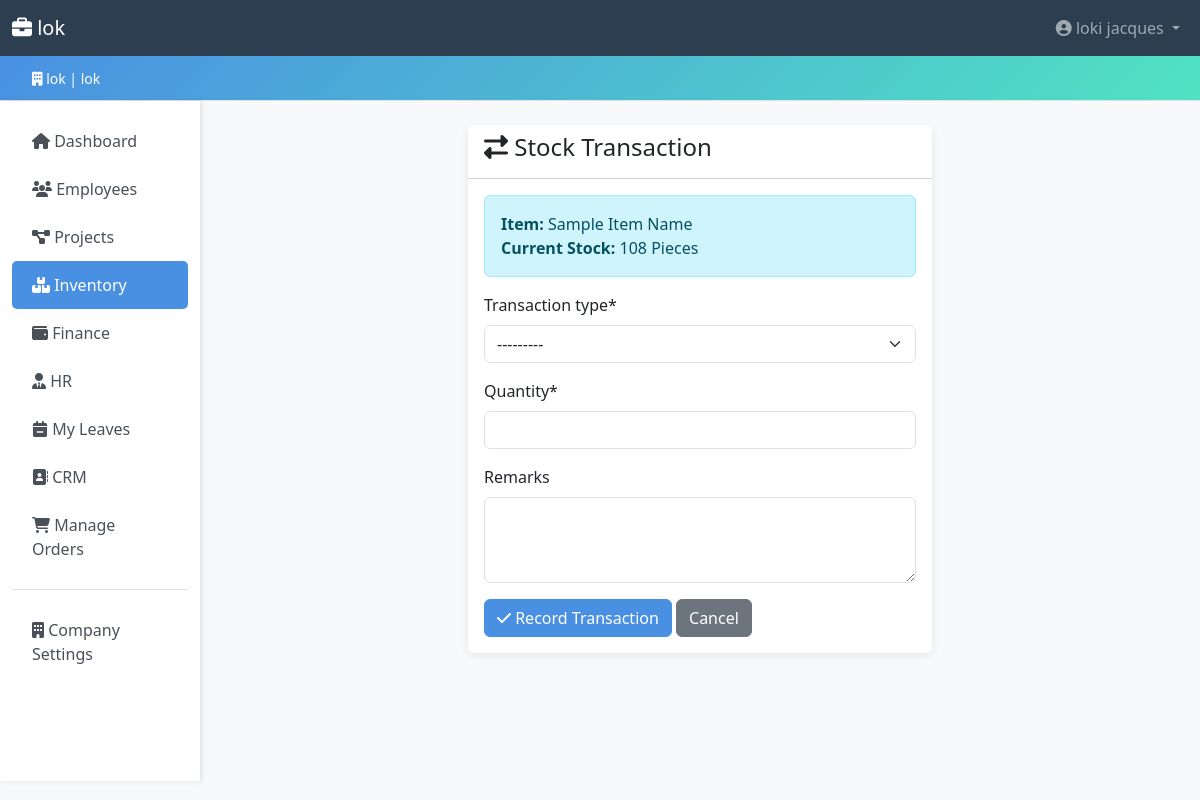
The app's page /inventory/34/transaction/ (signed in) with its own data.
### accounts/models.py (models this page shows, shortened)
class Company(models.Model):
    PLAN_CHOICES = [
        ('free', 'Free'),
        ('basic', 'Basic'),
        ('premium', 'Premium'),
        ('enterprise', 'Enterprise'),
    ]
    company_id = models.UUIDField(default=uuid.uuid4, editable=False, unique=True)
    name = models.CharField(max_length=200)
    domain = models.CharField(max_length=200, unique=True, db_index=True)
    company_password = models.CharField(max_length=256)  # increased from 128 → 256 for future hash algo headroom
    contact_email = models.EmailField()
    contact_phone = models.CharField(
        max_length=20,
        blank=True,
        validators=[RegexValidator(r'^\+?[\d\s\-().]{7,20}$', 'Enter a valid phone number.')],
    )
    address = models.TextField(blank=True)
    subscription_plan = models.CharField(
        max_length=20,
        choices=PLAN_CHOICES,
        default='free',
    )
    is_active = models.BooleanField(default=True)
    created_at = models.DateTimeField(auto_now_add=True)
    updated_at = models.DateTimeField(auto_now=True)
    class Meta:
        verbose_name_plural = 'Companies'
        ordering = ['name']
        indexes = [
            models.Index(fields=['domain']),
            models.Index(fields=['is_active']),
        ]

class User(AbstractUser):
    ROLE_CHOICES = [
        ('admin', 'Admin'),
        ('hr_manager', 'HR Manager'),
        ('accountant', 'Accountant'),
        ('manager', 'Manager'),
        ('secretary', 'Secretary'),
        ('stock_manager', 'Stock Manager'),
        ('employee', 'Employee'),
    ]
    username = None  # replaced by email
    email = models.EmailField(unique=True, db_index=True)
    company = models.ForeignKey(
        Company,
        on_delete=models.CASCADE,
        related_name='users',
        null=True,
        blank=True,
    )
    phone = models.CharField(
        max_length=20,
        blank=True,
        validators=[RegexValidator(r'^\+?[\d\s\-().]{7,20}$', 'Enter a valid phone number.')],
    )
    department = models.CharField(max_length=100, blank=True)
    position = models.CharField(max_length=100, blank=True)
    role = models.CharField(
        max_length=20,
        choices=ROLE_CHOICES,
        default='employee',
        db_index=True,
        help_text='User role for access control.',
    )
    is_company_admin = models.BooleanField(
        default=False,
        help_text='Designates whether the user can manage company settings.',
    )
    last_login_ip = models.GenericIPAddressField(null=True, blank=True)
    objects = CustomUserManager()
    USERNAME_FIELD = 'email'
    REQUIRED_FIELDS = ['first_name', 'last_name']
    class Meta:
        ordering = ['email']
        indexes = [
            models.Index(fields=['company', 'role']),
            models.Index(fields=['company', 'is_active']),
        ]
    def get_full_name(self) -> str:
        return f'{self.first_name} {self.last_name}'.strip() or self.email

### inventory/models.py (models this page shows, shortened)
class Stock(models.Model):
    UNIT_CHOICES = [
        ('pcs', 'Pieces'),
        ('kg', 'Kilograms'),
        ('ltr', 'Liters'),
        ('box', 'Boxes'),
        ('set', 'Sets'),
    ]
    company = models.ForeignKey('accounts.Company', on_delete=models.CASCADE, related_name='stocks')
    item_code = models.CharField(max_length=50)
    name = models.CharField(max_length=200)
    category = models.ForeignKey(StockCategory, on_delete=models.SET_NULL, null=True, related_name='items')
    description = models.TextField(blank=True)
    quantity = models.IntegerField(validators=[MinValueValidator(0)])
    unit = models.CharField(max_length=10, choices=UNIT_CHOICES, default='pcs')
    cost_price = models.DecimalField(max_digits=10, decimal_places=2, validators=[MinValueValidator(0)], help_text='Cost price for inventory')
    selling_price = models.DecimalField(max_digits=10, decimal_places=2, validators=[MinValueValidator(0)], help_text='Selling price for marketplace')
    reorder_level = models.IntegerField(validators=[MinValueValidator(0)])
    supplier_name = models.CharField(max_length=200)
    supplier_contact = models.CharField(max_length=100, blank=True)
    location = models.CharField(max_length=200, blank=True)
    is_marketplace_visible = models.BooleanField(default=True, help_text='Show this item on the marketplace')
    last_restocked = models.DateField(null=True, blank=True)
    created_by = models.ForeignKey(settings.AUTH_USER_MODEL, on_delete=models.SET_NULL, null=True)
    created_at = models.DateTimeField(auto_now_add=True)
    updated_at = models.DateTimeField(auto_now=True)
    image = models.ImageField(upload_to='products/%Y/%m/', blank=True, null=True)
    class Meta:
        unique_together = ['company', 'item_code']
        ordering = ['-created_at']

### inventory/views.py (the view)
# urls.py: path('<int:pk>/transaction/', views.stock_transaction, name='stock_transaction'),
@role_required(*INVENTORY_MANAGE_ROLES)
def stock_transaction(request, pk):
    company = request.user.company
    stock = get_object_or_404(Stock, pk=pk, company=company)
    if request.method == 'POST':
        form = StockTransactionForm(request.POST)
        if form.is_valid():
            transaction_obj = form.save(commit=False)
            transaction_obj.company = company
            transaction_obj.stock = stock
            transaction_obj.user = request.user
            try:
                with transaction.atomic():
                    if transaction_obj.transaction_type == 'in':
                        stock.quantity = F('quantity') + transaction_obj.quantity
                        message = f'Added {transaction_obj.quantity} units to stock.'
                    elif transaction_obj.transaction_type == 'out':
                        if stock.quantity >= transaction_obj.quantity:
                            stock.quantity = F('quantity') - transaction_obj.quantity
                            message = f'Removed {transaction_obj.quantity} units from stock.'
                        else:
                            messages.error(request, 'Insufficient stock for this transaction!')
                            return render(request, 'inventory/stock_transaction.html', {
                                'form': form,
                                'stock': stock
                            })
                    else:  # adjustment
                        stock.quantity = transaction_obj.quantity
                        message = f'Stock quantity adjusted to {transaction_obj.quantity} units.'
                    stock.save()
                    stock.refresh_from_db()
                    transaction_obj.save()
                    if transaction_obj.transaction_type == 'in':
                        stock.last_restocked = timezone.now().date()
                        stock.save()
                    messages.success(request, f'Transaction recorded successfully! {message}')
                    return redirect('inventory:stock_detail', pk=stock.pk)
            except Exception as e:
                messages.error(request, f'Error processing transaction: {str(e)}')
    else:
        form = StockTransactionForm()
    return render(request, 'inventory/stock_transaction.html', {
        'form': form,
        'stock': stock
    })

### templates/inventory/stock_transaction.html (shortened to what this page needs)
{% extends 'core/base.html' %}
{% load crispy_forms_tags %}
{% block content %}
<div class="row">
    <div class="col-md-6 offset-md-3">
        <div class="card">
            <div class="card-header bg-white">
                <h4><i class="fas fa-exchange-alt"></i> Stock Transaction</h4>
            </div>
            <div class="card-body">
                <div class="alert alert-info">
                    <strong>Item:</strong> {{ stock.name }}<br>
                    <strong>Current Stock:</strong> {{ stock.quantity }} {{ stock.get_unit_display }}
                </div>
                <form method="post">
                    {{ form|crispy }}
                    <div class="mt-3">
                        <button type="submit" class="btn btn-primary">
                            <i class="fas fa-check"></i> Record Transaction
                        </button>
                        <a href="{% url 'inventory:stock_list' %}" class="btn btn-secondary">Cancel</a>
                    </div>
                </form>
            </div>
        </div>
    </div>
</div>
{% endblock %}

### templates/core/base.html (shortened to what this page needs)
<!DOCTYPE html>
{% load role_tags %}
<html lang="en">
<head>
    <link href="https://cdn.jsdelivr.net/npm/bootstrap@5.3.0/dist/css/bootstrap.min.css" rel="stylesheet">
    <link rel="stylesheet" href="https://cdnjs.cloudflare.com/ajax/libs/font-awesome/6.4.0/css/all.min.css">
</head>
<body>
    {% if user.is_authenticated %}
    <nav class="navbar navbar-expand-lg navbar-dark">
        <div class="container-fluid">
            <a class="navbar-brand" href="{% url 'core:dashboard' %}">
                <i class="fas fa-briefcase"></i> {{ company.name }}
            </a>
            <div class="collapse navbar-collapse" id="navbarNav">
                <ul class="navbar-nav ms-auto">
                    <li class="nav-item dropdown">
                        <a class="nav-link dropdown-toggle" href="#" id="navbarDropdown" role="button" data-bs-toggle="dropdown">
                            <i class="fas fa-user-circle"></i> {{ user.get_full_name }}
                        </a>
                    </li>
                </ul>
            </div>
        </div>
    </nav>
    <div class="company-banner">
        <div class="container-fluid">
            <small><i class="fas fa-building"></i> {{ company.name }} | {{ company.domain }}</small>
        </div>
    </div>
    {% endif %}
    <div class="container-fluid">
        <div class="row">
            {% if user.is_authenticated %}
            <nav class="col-md-2 d-md-block sidebar py-3">
                <div class="position-sticky">
                    <ul class="nav flex-column">
                        <li class="nav-item">
                            <a class="nav-link {% if request.resolver_match.app_name == 'core' and request.resolver_match.url_name == 'dashboard' %}active{% endif %}"
                               href="{% url 'core:dashboard' %}">
                                <i class="fas fa-home"></i> Dashboard
                            </a>
                        </li>
                        {% if user|has_role:'admin,hr_manager,manager,accountant,secretary,stock_manager,employee' %}
                        <li class="nav-item">
                            <a class="nav-link {% if request.resolver_match.app_name == 'employees' %}active{% endif %}"
                               href="{% url 'employees:employee_list' %}">
                                <i class="fas fa-users"></i> Employees
                            </a>
                        </li>
                        {% endif %}
                        {% if user|has_role:'admin,hr_manager,manager,accountant,secretary,stock_manager,employee' %}
                        <li class="nav-item">
                            <a class="nav-link {% if request.resolver_match.app_name == 'projects' %}active{% endif %}"
                               href="{% url 'projects:project_list' %}">
                                <i class="fas fa-project-diagram"></i> Projects
                            </a>
                        </li>
                        {% endif %}
                        {% if user|has_role:'admin,manager,hr_manager,accountant,secretary,stock_manager,employee' %}
                        <li class="nav-item">
                            <a class="nav-link {% if request.resolver_match.app_name == 'inventory' %}active{% endif %}"
                               href="{% url 'inventory:stock_list' %}">
                                <i class="fas fa-boxes"></i> Inventory
                            </a>
                        </li>
                        {% endif %}
                        {% if user|has_role:'admin,accountant,manager' %}
                        <li class="nav-item">
                            <a class="nav-link {% if request.resolver_match.app_name == 'finance' %}active{% endif %}"
                               href="{% url 'finance:index' %}">
                                <i class="fas fa-wallet"></i> Finance
                            </a>
                        </li>
                        {% endif %}
                        {% if user|has_role:'admin,hr_manager' %}
                        <li class="nav-item">
                            <a class="nav-link {% if request.resolver_match.app_name == 'hr' %}active{% endif %}"
                               href="{% url 'hr:position_list' %}">
                                <i class="fas fa-user-tie"></i> HR
                            </a>
                        </li>
                        {% endif %}
                        {% if user|has_role:'admin,hr_manager,manager,secretary,accountant,stock_manager,employee' %}
                        <li class="nav-item">
                            <a class="nav-link {% if request.resolver_match.app_name == 'hr' and 'leave' in request.resolver_match.url_name %}active{% endif %}"
                               href="{% url 'hr:my_leave_list' %}">
                                <i class="fas fa-calendar-minus"></i> My Leaves
                            </a>
                        </li>
                        {% endif %}
                        {% if user|has_role:'admin,manager,secretary' %}
                        <li class="nav-item">
                            <a class="nav-link {% if request.resolver_match.app_name == 'crm' %}active{% endif %}"
                               href="{% url 'crm:contact_list' %}">
                                <i class="fas fa-address-book"></i> CRM
                            </a>
                        </li>
                        {% endif %}
                        {% if is_company_admin or user.is_superuser %}
                        <li class="nav-item">
                            <a class="nav-link {% if request.resolver_match.app_name == 'marketplace' and request.resolver_match.url_name == 'admin_order_dashboard' %}active{% endif %}"
                               href="{% url 'marketplace:admin_order_dashboard' %}">
                                <i class="fas fa-shopping-cart"></i> Manage Orders
                            </a>
                        </li>
                        {% endif %}
                        {% if is_company_admin or user.is_superuser %}
                        <li class="nav-item mt-3 border-top pt-3">
                            <a class="nav-link {% if request.resolver_match.app_name == 'accounts' and request.resolver_match.url_name == 'company_profile' %}active{% endif %}"
                               href="{% url 'accounts:company_profile' %}">
                                <i class="fas fa-building"></i> Company Settings
                            </a>
                        </li>
                        {% endif %}
                    </ul>
                </div>
            </nav>
            {% endif %}
            <main class="col-md-10 ms-sm-auto px-md-4 py-4">
                {% block content %}{% endblock %}
            </main>
        </div>
    </div>
</body>
</html>

### records on screen
Company: name "lok", domain "lok"
User: get_full_name "loki jacques"
Stock: name "Sample Item Name", quantity "108", unit "Pieces"
